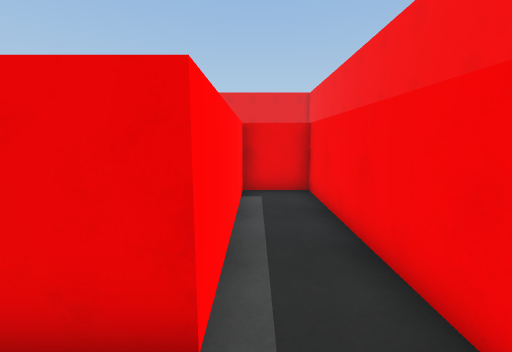
[1] (above)

21 first-person views from a walk through a scene from a Unity 3-D project. The camera is 1.5 m above the floor, tilts 8° down and sees 90° across. The floor is counted in squares, 1 m on a side. Each view is taken from the middle of a square. On the plan, view 1 faces up. The plan holds only what a view shows up to about 13 squares ahead; the rest is blank.

[2]
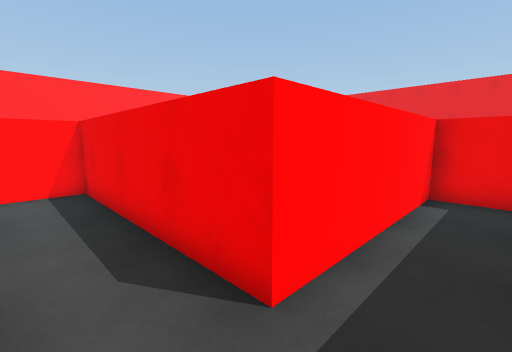

[3]
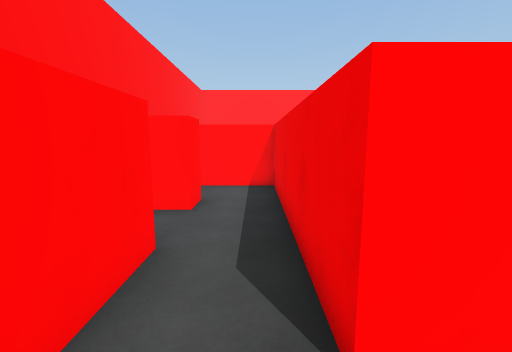

[4]
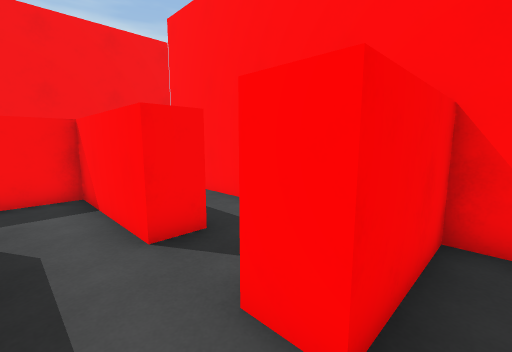

[5]
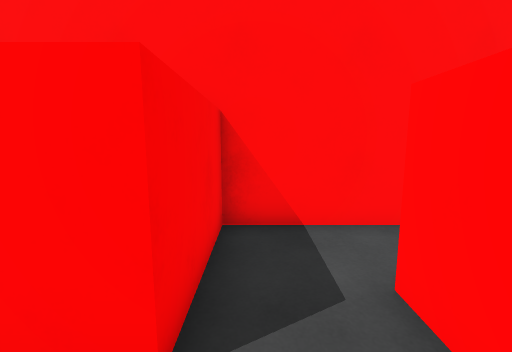

[6]
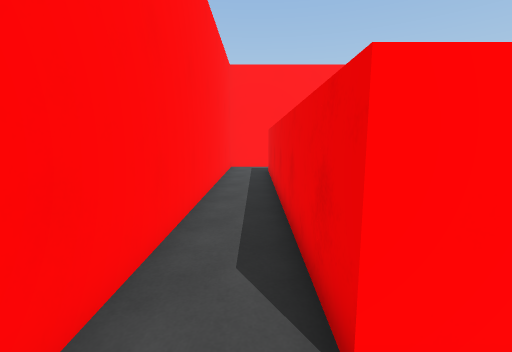

[7]
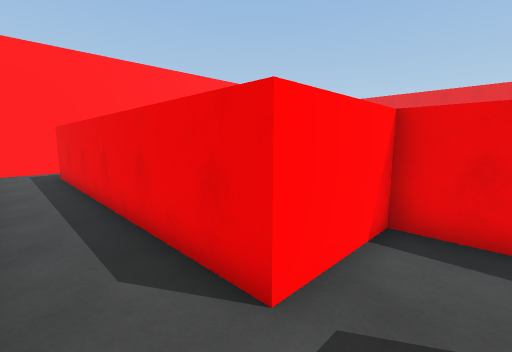

[8]
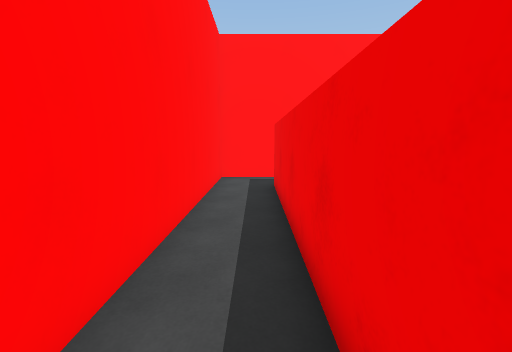

[9]
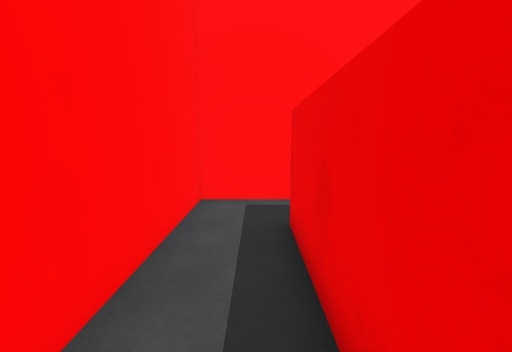

[10]
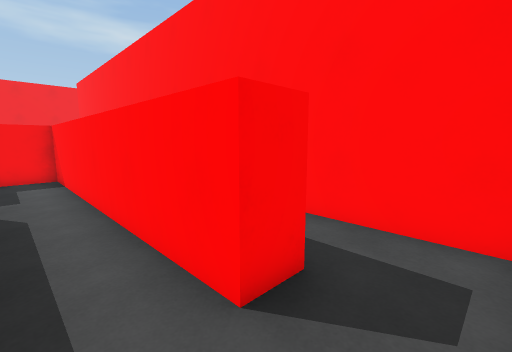

[11]
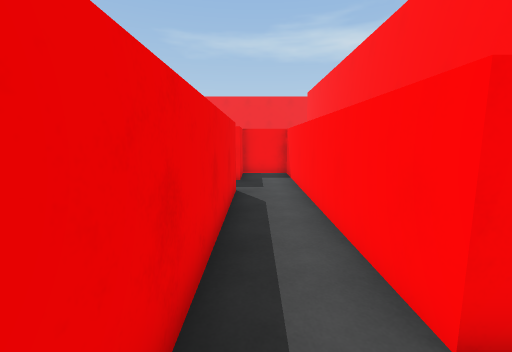

[12]
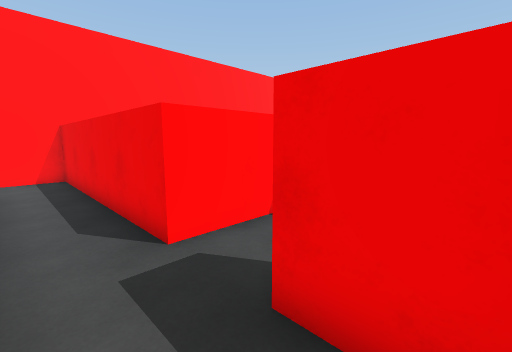

[13]
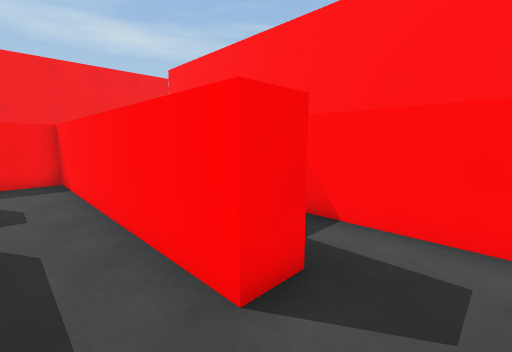

[14]
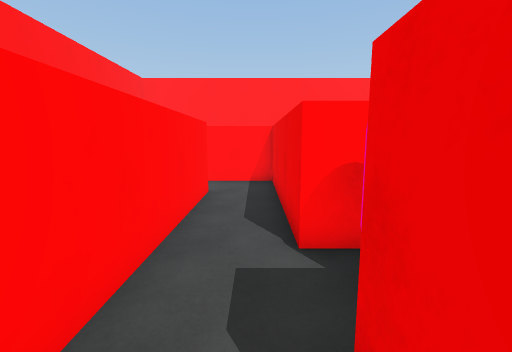

[15]
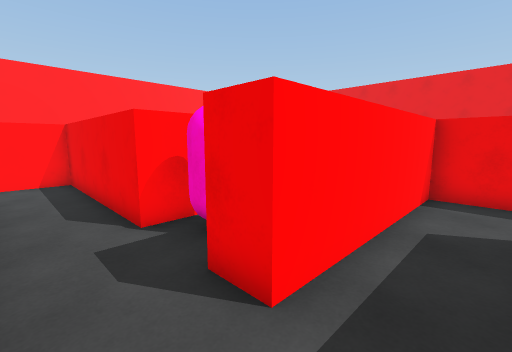

[16]
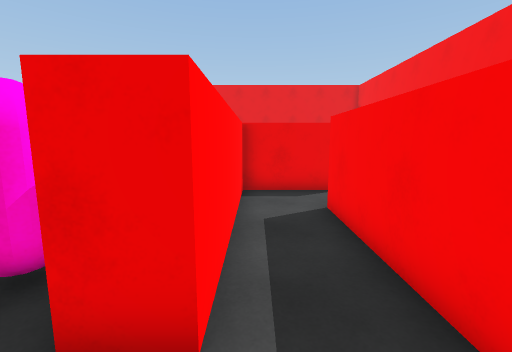

[17]
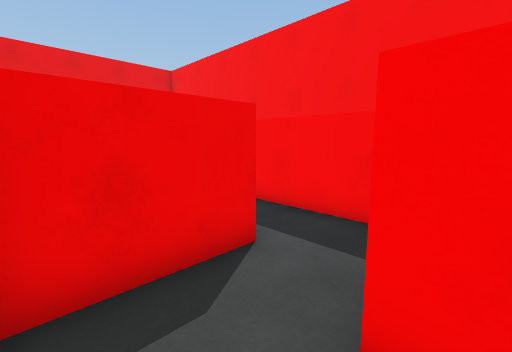

[18]
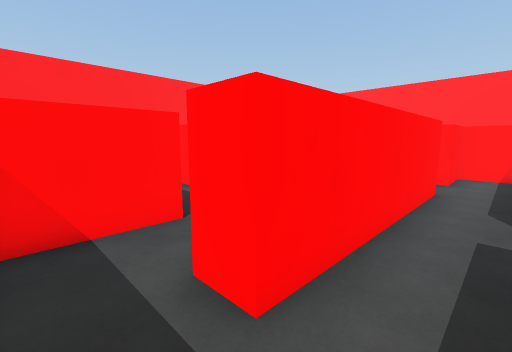

[19]
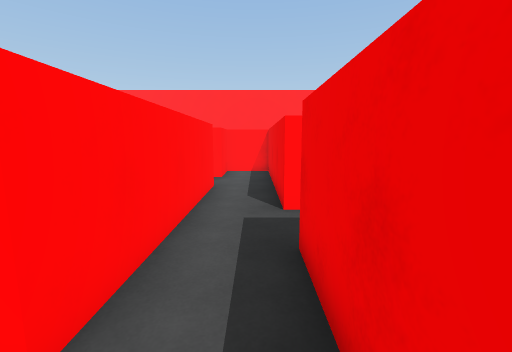

[20]
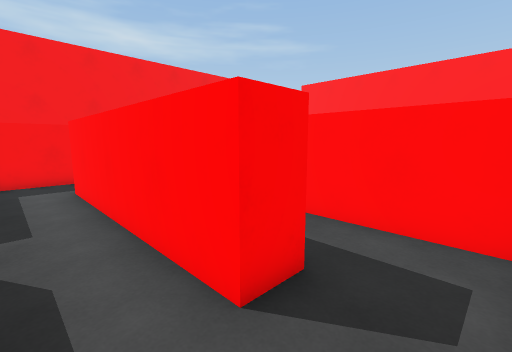

[21]
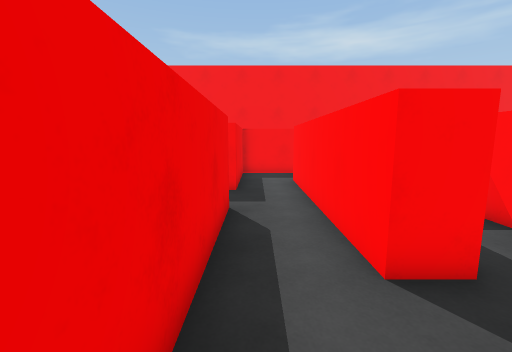

### Floor plan
Ten units are one square. View 1 is at (0, 0); x grows to the right and y downward. Boxes are objects, and circles mark ways between rooms. Rooms are numbered by the first view taken in them; rooms with no view inside come last. Other rooms are left out.
<svg viewBox="-209 -145 230 184">
<path fill="none" stroke="#000" d="M-4 -72 -4 -16M16 -96 16 -116M-4 -116 -4 -106M-4 4 16 4 16 -76M-54 4 -44 4M-44 -16 -74 -16 -74 4M-74 4 -74 14 -184 14 -184 4M-204 4 -204 34 -54 34 -54 4M-124 -26 -124 -16 -204 -16 -204 4M-184 4 -84 4 -84 -16M-88 -16 -104 -16 -104 -26M-104 -26 -34 -26M-64 -55 -64 -46 -125 -46M-34 -46 -45 -46M-4 -106 -34 -106 -34 -46M-34 -26 -14 -26 -14 -86 -4 -86M12 -136 -5 -136M16 -116 16 -136M-44 -140 -44 -136 -94 -136M-74 -116 -4 -116M-5 -136 -25 -136M-114 -136 -114 -115M-94 -136 -109 -136M-74 -105 -74 -116M-91 -86 -51 -86M-44 4 -44 12M-24 15 -24 4 -4 4M-4 -16 -44 -16"/>
<rect x="-5" y="-85" width="20" height="10" fill="#bbb"><title>red block</title></rect>
<rect x="-135" y="-45" width="10" height="20" fill="#bbb"><title>red block</title></rect>
<rect x="-65" y="-65" width="20" height="20" fill="#bbb"><title>pink capsule</title></rect>
<circle cx="-10" cy="-95" r="3" fill="#2a7"/>
<circle cx="5" cy="-110" r="3" fill="#2a7"/>
<circle cx="-15" cy="-5" r="3" fill="#2a7"/>
<circle cx="-65" cy="10" r="3" fill="#2a7"/>
<circle cx="-50" cy="-5" r="3" fill="#2a7"/>
<circle cx="-195" cy="10" r="3" fill="#2a7"/>
<circle cx="-115" cy="-20" r="3" fill="#2a7"/>
<circle cx="-40" cy="-35" r="3" fill="#2a7"/>
<circle cx="-15" cy="-125" r="3" fill="#2a7"/>
<circle cx="-100" cy="-125" r="3" fill="#2a7"/>
<circle cx="-85" cy="-110" r="3" fill="#2a7"/>
<text x="0" y="-60">1</text>
<text x="-60" y="-10">2</text>
<text x="-130" y="20">3</text>
<text x="-140" y="-10">4</text>
<text x="-100" y="-40">5</text>
<text x="-20" y="-70">6</text>
<text x="0" y="-130">7</text>
<text x="-50" y="-130">8</text>
<text x="-110" y="-130">9</text>
<text x="-70" y="-100">10</text>
<text x="-30" y="0">11</text>
</svg>
Room 1 opens to room 6. Room 1 opens to room 7. Room 1 opens to room 11. Room 2 opens to room 3. Room 2 opens to room 11. Room 3 opens to room 4. Room 4 opens to room 5. Room 5 opens to room 6. Room 7 opens to room 8. Room 8 opens to room 9. Room 8 opens to room 10.

Where each view was taken, in squares from view 1:
view 1: 0 up, 0 right, facing up
view 2: 0 up, 1 right, facing up-left
view 3: 1 up, 1 right, facing left
view 4: 1 up, 6 left, facing down-right
view 5: 1 up, 6 left, facing down
view 6: 2 down, 6 left, facing left
view 7: 3 down, 6 left, facing up-left
view 8: 2 down, 10 left, facing left
view 9: 2 down, 14 left, facing left
view 10: 1 up, 20 left, facing down-right
view 11: 1 up, 20 left, facing right
view 12: 0 up, 9 left, facing up-left
view 13: 4 up, 12 left, facing down-right
view 14: 4 up, 3 left, facing left
view 15: 3 up, 2 left, facing up-left
view 16: 3 up, 3 left, facing up
view 17: 8 up, 3 left, facing up-right
view 18: 13 up, 1 right, facing down-left
view 19: 13 up, 1 right, facing left
view 20: 13 up, 9 left, facing down-right
view 21: 13 up, 10 left, facing right
